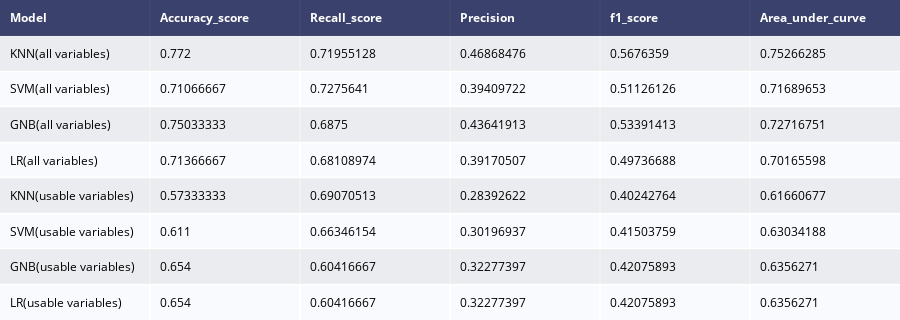

The notebook cell saved with this chart:
### Markdown cell above
# Modal Comparison Table *(all variables and usable variables)*

### Code cell
model_name = ["KNN(all variables)","SVM(all variables)"
,"GNB(all variables)","LR(all variables)"
,"KNN(usable variables)","SVM(usable variables)"
,"GNB(usable variables)","LR(usable variables)"]
model_acc_score = [KNN_acc_score_after,SVC_acc_score_after,GNB_acc_score,LR_acc_score_after,KNN2_acc_score_after,SVC2_acc_score_after,GNB2_acc_score,LR2_acc_score_after]
model_Y_predict = [KNN_Y_predict_after,SVC_Y_predict_after,GNB_Y_predict,LR_Y_predict_after,KNN2_Y_predict_after,SVC2_Y_predict_after,GNB2_Y_predict,LR2_Y_predict_after]

model_rec_score = []
model_pre_score = []
model_f1_score = []
model_roc_auc_score = []

for i in range(0,len(model_name),1):
  model_rec_score.append(recall_score(Y_test,model_Y_predict[i]))
  model_pre_score.append(precision_score(Y_test, model_Y_predict[i]))
  model_f1_score.append(f1_score(Y_test, model_Y_predict[i]))
  model_roc_auc_score.append(roc_auc_score(Y_test, model_Y_predict[i]))

model_table = pd.DataFrame({"Model":model_name,"Accuracy_score":model_acc_score,"Recall_score":model_rec_score,"Precision":model_pre_score,"f1_score":model_f1_score,"Area_under_curve":model_roc_auc_score})

model_table = ff.create_table(np.round(model_table,8))

py.iplot(model_table)
print("LR= LogisticRegression")

### Figure 1 — Plotly figure (JSON) as saved in the notebook; plotly's stock layout.template omitted (floating-point values rounded to 4 significant figures)
{"data": [{"colorscale": [[0, "#00083e"], [0.5, "#ededee"], [1, "#ffffff"]], "hoverinfo": "none", "opacity": 0.75, "showscale": false, "type": "heatmap", "z": [[0, 0, 0, 0, 0, 0], [0.5, 0.5, 0.5, 0.5, 0.5, 0.5], [1, 1, 1, 1, 1, 1], [0.5, 0.5, 0.5, 0.5, 0.5, 0.5], [1, 1, 1, 1, 1, 1], [0.5, 0.5, 0.5, 0.5, 0.5, 0.5], [1, 1, 1, 1, 1, 1], [0.5, 0.5, 0.5, 0.5, 0.5, 0.5], [1, 1, 1, 1, 1, 1]]}], "layout": {"annotations": [{"align": "left", "font": {"color": "#ffffff"}, "showarrow": false, "text": "<b>Model</b>", "x": -0.45, "xanchor": "left", "xref": "x", "y": 0, "yref": "y"}, {"align": "left", "font": {"color": "#ffffff"}, "showarrow": false, "text": "<b>Accuracy_score</b>", "x": 0.55, "xanchor": "left", "xref": "x", "y": 0, "yref": "y"}, {"align": "left", "font": {"color": "#ffffff"}, "showarrow": false, "text": "<b>Recall_score</b>", "x": 1.55, "xanchor": "left", "xref": "x", "y": 0, "yref": "y"}, {"align": "left", "font": {"color": "#ffffff"}, "showarrow": false, "text": "<b>Precision</b>", "x": 2.55, "xanchor": "left", "xref": "x", "y": 0, "yref": "y"}, {"align": "left", "font": {"color": "#ffffff"}, "showarrow": false, "text": "<b>f1_score</b>", "x": 3.55, "xanchor": "left", "xref": "x", "y": 0, "yref": "y"}, {"align": "left", "font": {"color": "#ffffff"}, "showarrow": false, "text": "<b>Area_under_curve</b>", "x": 4.55, "xanchor": "left", "xref": "x", "y": 0, "yref": "y"}, {"align": "left", "font": {"color": "#000000"}, "showarrow": false, "text": "KNN(all variables)", "x": -0.45, "xanchor": "left", "xref": "x", "y": 1, "yref": "y"}, {"align": "left", "font": {"color": "#000000"}, "showarrow": false, "text": "0.772", "x": 0.55, "xanchor": "left", "xref": "x", "y": 1, "yref": "y"}, {"align": "left", "font": {"color": "#000000"}, "showarrow": false, "text": "0.71955128", "x": 1.55, "xanchor": "left", "xref": "x", "y": 1, "yref": "y"}, {"align": "left", "font": {"color": "#000000"}, "showarrow": false, "text": "0.46868476", "x": 2.55, "xanchor": "left", "xref": "x", "y": 1, "yref": "y"}, {"align": "left", "font": {"color": "#000000"}, "showarrow": false, "text": "0.5676359", "x": 3.55, "xanchor": "left", "xref": "x", "y": 1, "yref": "y"}, {"align": "left", "font": {"color": "#000000"}, "showarrow": false, "text": "0.75266285", "x": 4.55, "xanchor": "left", "xref": "x", "y": 1, "yref": "y"}, {"align": "left", "font": {"color": "#000000"}, "showarrow": false, "text": "SVM(all variables)", "x": -0.45, "xanchor": "left", "xref": "x", "y": 2, "yref": "y"}, {"align": "left", "font": {"color": "#000000"}, "showarrow": false, "text": "0.71066667", "x": 0.55, "xanchor": "left", "xref": "x", "y": 2, "yref": "y"}, {"align": "left", "font": {"color": "#000000"}, "showarrow": false, "text": "0.7275641", "x": 1.55, "xanchor": "left", "xref": "x", "y": 2, "yref": "y"}, {"align": "left", "font": {"color": "#000000"}, "showarrow": false, "text": "0.39409722", "x": 2.55, "xanchor": "left", "xref": "x", "y": 2, "yref": "y"}, {"align": "left", "font": {"color": "#000000"}, "showarrow": false, "text": "0.51126126", "x": 3.55, "xanchor": "left", "xref": "x", "y": 2, "yref": "y"}, {"align": "left", "font": {"color": "#000000"}, "showarrow": false, "text": "0.71689653", "x": 4.55, "xanchor": "left", "xref": "x", "y": 2, "yref": "y"}, {"align": "left", "font": {"color": "#000000"}, "showarrow": false, "text": "GNB(all variables)", "x": -0.45, "xanchor": "left", "xref": "x", "y": 3, "yref": "y"}, {"align": "left", "font": {"color": "#000000"}, "showarrow": false, "text": "0.75033333", "x": 0.55, "xanchor": "left", "xref": "x", "y": 3, "yref": "y"}, {"align": "left", "font": {"color": "#000000"}, "showarrow": false, "text": "0.6875", "x": 1.55, "xanchor": "left", "xref": "x", "y": 3, "yref": "y"}, {"align": "left", "font": {"color": "#000000"}, "showarrow": false, "text": "0.43641913", "x": 2.55, "xanchor": "left", "xref": "x", "y": 3, "yref": "y"}, {"align": "left", "font": {"color": "#000000"}, "showarrow": false, "text": "0.53391413", "x": 3.55, "xanchor": "left", "xref": "x", "y": 3, "yref": "y"}, {"align": "left", "font": {"color": "#000000"}, "showarrow": false, "text": "0.72716751", "x": 4.55, "xanchor": "left", "xref": "x", "y": 3, "yref": "y"}, {"align": "left", "font": {"color": "#000000"}, "showarrow": false, "text": "LR(all variables)", "x": -0.45, "xanchor": "left", "xref": "x", "y": 4, "yref": "y"}, {"align": "left", "font": {"color": "#000000"}, "showarrow": false, "text": "0.71366667", "x": 0.55, "xanchor": "left", "xref": "x", "y": 4, "yref": "y"}, {"align": "left", "font": {"color": "#000000"}, "showarrow": false, "text": "0.68108974", "x": 1.55, "xanchor": "left", "xref": "x", "y": 4, "yref": "y"}, {"align": "left", "font": {"color": "#000000"}, "showarrow": false, "text": "0.39170507", "x": 2.55, "xanchor": "left", "xref": "x", "y": 4, "yref": "y"}, {"align": "left", "font": {"color": "#000000"}, "showarrow": false, "text": "0.49736688", "x": 3.55, "xanchor": "left", "xref": "x", "y": 4, "yref": "y"}, {"align": "left", "font": {"color": "#000000"}, "showarrow": false, "text": "0.70165598", "x": 4.55, "xanchor": "left", "xref": "x", "y": 4, "yref": "y"}, {"align": "left", "font": {"color": "#000000"}, "showarrow": false, "text": "KNN(usable variables)", "x": -0.45, "xanchor": "left", "xref": "x", "y": 5, "yref": "y"}, {"align": "left", "font": {"color": "#000000"}, "showarrow": false, "text": "0.57333333", "x": 0.55, "xanchor": "left", "xref": "x", "y": 5, "yref": "y"}, {"align": "left", "font": {"color": "#000000"}, "showarrow": false, "text": "0.69070513", "x": 1.55, "xanchor": "left", "xref": "x", "y": 5, "yref": "y"}, {"align": "left", "font": {"color": "#000000"}, "showarrow": false, "text": "0.28392622", "x": 2.55, "xanchor": "left", "xref": "x", "y": 5, "yref": "y"}, {"align": "left", "font": {"color": "#000000"}, "showarrow": false, "text": "0.40242764", "x": 3.55, "xanchor": "left", "xref": "x", "y": 5, "yref": "y"}, {"align": "left", "font": {"color": "#000000"}, "showarrow": false, "text": "0.61660677", "x": 4.55, "xanchor": "left", "xref": "x", "y": 5, "yref": "y"}, {"align": "left", "font": {"color": "#000000"}, "showarrow": false, "text": "SVM(usable variables)", "x": -0.45, "xanchor": "left", "xref": "x", "y": 6, "yref": "y"}, {"align": "left", "font": {"color": "#000000"}, "showarrow": false, "text": "0.611", "x": 0.55, "xanchor": "left", "xref": "x", "y": 6, "yref": "y"}, {"align": "left", "font": {"color": "#000000"}, "showarrow": false, "text": "0.66346154", "x": 1.55, "xanchor": "left", "xref": "x", "y": 6, "yref": "y"}, {"align": "left", "font": {"color": "#000000"}, "showarrow": false, "text": "0.30196937", "x": 2.55, "xanchor": "left", "xref": "x", "y": 6, "yref": "y"}, {"align": "left", "font": {"color": "#000000"}, "showarrow": false, "text": "0.41503759", "x": 3.55, "xanchor": "left", "xref": "x", "y": 6, "yref": "y"}, {"align": "left", "font": {"color": "#000000"}, "showarrow": false, "text": "0.63034188", "x": 4.55, "xanchor": "left", "xref": "x", "y": 6, "yref": "y"}, {"align": "left", "font": {"color": "#000000"}, "showarrow": false, "text": "GNB(usable variables)", "x": -0.45, "xanchor": "left", "xref": "x", "y": 7, "yref": "y"}, {"align": "left", "font": {"color": "#000000"}, "showarrow": false, "text": "0.654", "x": 0.55, "xanchor": "left", "xref": "x", "y": 7, "yref": "y"}, {"align": "left", "font": {"color": "#000000"}, "showarrow": false, "text": "0.60416667", "x": 1.55, "xanchor": "left", "xref": "x", "y": 7, "yref": "y"}, {"align": "left", "font": {"color": "#000000"}, "showarrow": false, "text": "0.32277397", "x": 2.55, "xanchor": "left", "xref": "x", "y": 7, "yref": "y"}, {"align": "left", "font": {"color": "#000000"}, "showarrow": false, "text": "0.42075893", "x": 3.55, "xanchor": "left", "xref": "x", "y": 7, "yref": "y"}, {"align": "left", "font": {"color": "#000000"}, "showarrow": false, "text": "0.6356271", "x": 4.55, "xanchor": "left", "xref": "x", "y": 7, "yref": "y"}, {"align": "left", "font": {"color": "#000000"}, "showarrow": false, "text": "LR(usable variables)", "x": -0.45, "xanchor": "left", "xref": "x", "y": 8, "yref": "y"}, {"align": "left", "font": {"color": "#000000"}, "showarrow": false, "text": "0.654", "x": 0.55, "xanchor": "left", "xref": "x", "y": 8, "yref": "y"}, {"align": "left", "font": {"color": "#000000"}, "showarrow": false, "text": "0.60416667", "x": 1.55, "xanchor": "left", "xref": "x", "y": 8, "yref": "y"}, {"align": "left", "font": {"color": "#000000"}, "showarrow": false, "text": "0.32277397", "x": 2.55, "xanchor": "left", "xref": "x", "y": 8, "yref": "y"}, {"align": "left", "font": {"color": "#000000"}, "showarrow": false, "text": "0.42075893", "x": 3.55, "xanchor": "left", "xref": "x", "y": 8, "yref": "y"}, {"align": "left", "font": {"color": "#000000"}, "showarrow": false, "text": "0.6356271", "x": 4.55, "xanchor": "left", "xref": "x", "y": 8, "yref": "y"}], "height": 320, "margin": {"b": 0, "l": 0, "r": 0, "t": 0}, "xaxis": {"dtick": 1, "gridwidth": 2, "showticklabels": false, "tick0": -0.5, "ticks": "", "zeroline": false}, "yaxis": {"autorange": "reversed", "dtick": 1, "gridwidth": 2, "showticklabels": false, "tick0": 0.5, "ticks": "", "zeroline": false}}}
